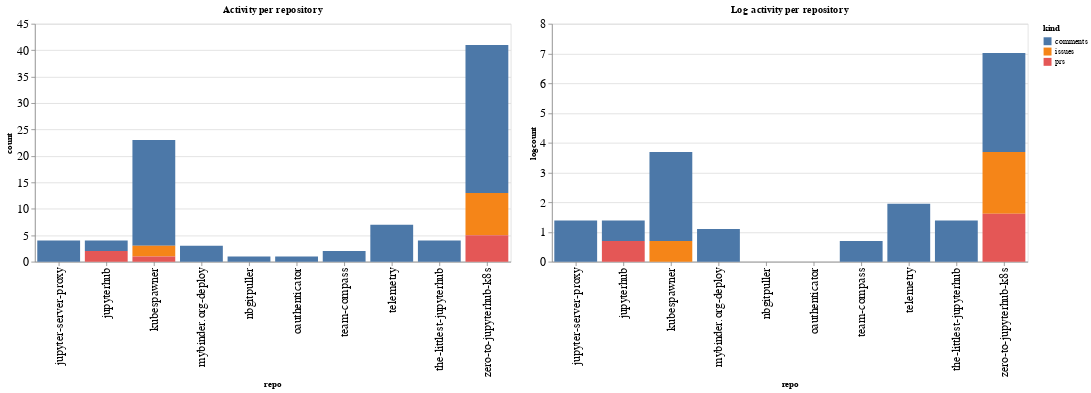

The notebook cell saved with this chart:
### Code cell
ch1 = alt.Chart(repo_summaries, width=600, title="Activity per repository").mark_bar().encode(
    x='repo',
    y='count',
    color='kind',
    tooltip="kind"
)

ch2 = alt.Chart(repo_summaries, width=600, title="Log activity per repository").mark_bar().encode(
    x='repo',
    y='logcount',
    color='kind',
    tooltip="kind"
)

ch1 | ch2

### Figure 1 — Vega-Lite specification as saved in the notebook (floating-point values rounded to 4 significant figures)
{"config": {"axisLeft": {"labelFontSize": 15}, "axisBottom": {"labelFontSize": 15}}, "hconcat": [{"mark": "bar", "encoding": {"color": {"type": "nominal", "field": "kind"}, "tooltip": {"type": "nominal", "field": "kind"}, "x": {"type": "nominal", "field": "repo"}, "y": {"type": "quantitative", "field": "count"}}, "title": "Activity per repository", "width": 600}, {"mark": "bar", "encoding": {"color": {"type": "nominal", "field": "kind"}, "tooltip": {"type": "nominal", "field": "kind"}, "x": {"type": "nominal", "field": "repo"}, "y": {"type": "quantitative", "field": "logcount"}}, "title": "Log activity per repository", "width": 600}], "data": {"name": "data-4b69120613857c253703a750cdd85cac"}, "$schema": "https://vega.github.io/schema/vega-lite/v4.8.1.json", "datasets": {"data-4b69120613857c253703a750cdd85cac": [{"repo": "jupyter-server-proxy", "kind": "comments", "count": 4, "logcount": 1.386}, {"repo": "jupyterhub", "kind": "comments", "count": 2, "logcount": 0.6931}, {"repo": "jupyterhub", "kind": "prs", "count": 2, "logcount": 0.6931}, {"repo": "kubespawner", "kind": "comments", "count": 20, "logcount": 2.996}, {"repo": "kubespawner", "kind": "issues", "count": 2, "logcount": 0.6931}, {"repo": "kubespawner", "kind": "prs", "count": 1, "logcount": 0.0}, {"repo": "mybinder.org-deploy", "kind": "comments", "count": 3, "logcount": 1.099}, {"repo": "nbgitpuller", "kind": "comments", "count": 1, "logcount": 0.0}, {"repo": "oauthenticator", "kind": "comments", "count": 1, "logcount": 0.0}, {"repo": "team-compass", "kind": "comments", "count": 2, "logcount": 0.6931}, {"repo": "telemetry", "kind": "comments", "count": 7, "logcount": 1.946}, {"repo": "the-littlest-jupyterhub", "kind": "comments", "count": 4, "logcount": 1.386}, {"repo": "zero-to-jupyterhub-k8s", "kind": "comments", "count": 28, "logcount": 3.332}, {"repo": "zero-to-jupyterhub-k8s", "kind": "issues", "count": 8, "logcount": 2.079}, {"repo": "zero-to-jupyterhub-k8s", "kind": "prs", "count": 5, "logcount": 1.609}]}}
